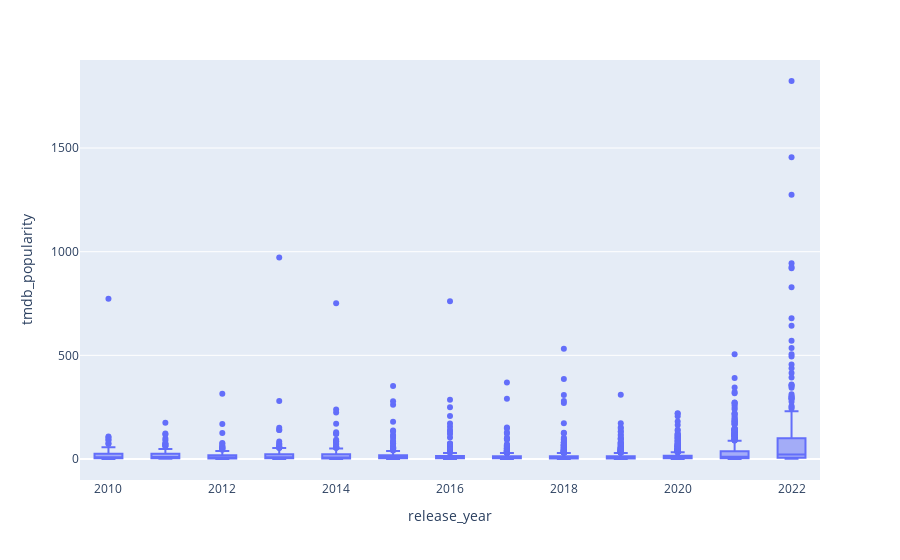

The code cell stored with this chart in its notebook:
### Code cell
px.box(titles.query("release_year >= 2010"),
       x="release_year",
       y="tmdb_popularity",
       # facet_col="release_year"
       )

### Figure 1 — Plotly figure (JSON) as saved in the notebook; plotly's stock layout.template omitted (floating-point values rounded to 4 significant figures; data arrays with more than 128 entries replaced by an {"elided": "..."} marker saying what was removed)
{"data": [{"alignmentgroup": "True", "hovertemplate": "release_year=%{x}<br>tmdb_popularity=%{y}<extra></extra>", "legendgroup": "", "marker": {"color": "#636efa"}, "name": "", "notched": false, "offsetgroup": "", "orientation": "v", "showlegend": false, "x": {"elided": "5179 int values"}, "x0": " ", "xaxis": "x", "y": {"elided": "5179 float values"}, "y0": " ", "yaxis": "y", "type": "box"}], "layout": {"xaxis": {"anchor": "y", "domain": [0.0, 1.0], "title": {"text": "release_year"}}, "yaxis": {"anchor": "x", "domain": [0.0, 1.0], "title": {"text": "tmdb_popularity"}}, "legend": {"tracegroupgap": 0}, "margin": {"t": 60}, "boxmode": "group"}}
